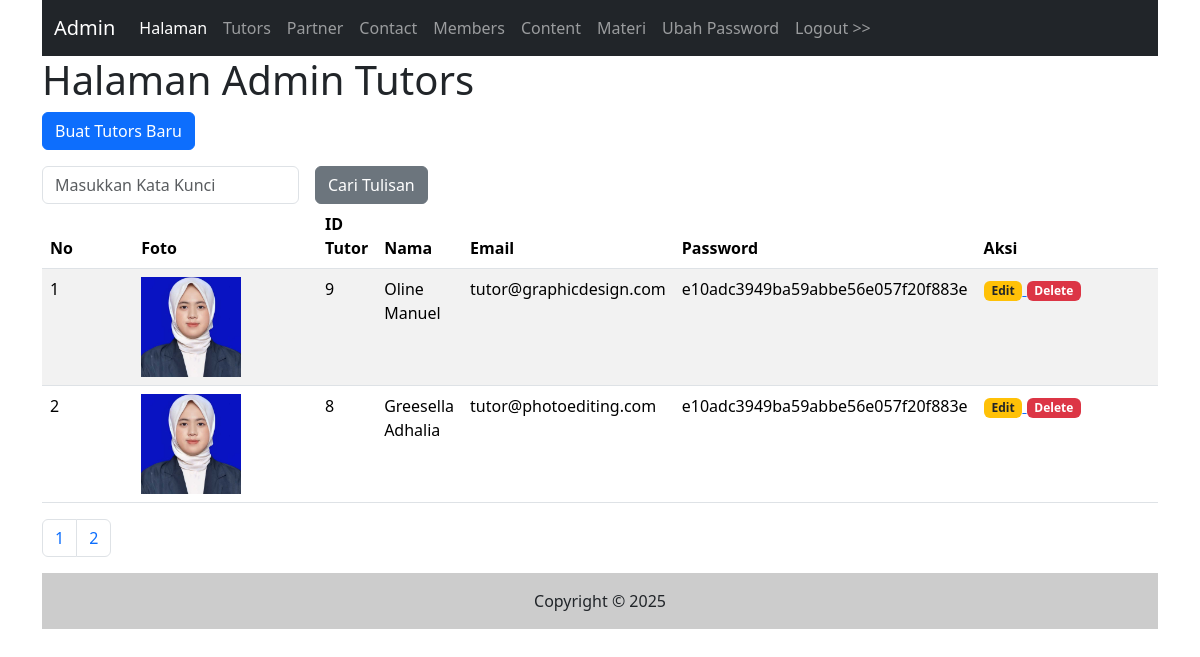
The page /admin/tutors.php (signed in) on the database its author committed.
### tables this page shows
CREATE TABLE `tutors` (
  `id` int(11) NOT NULL,
  `nama` varchar(225) NOT NULL,
  `email` varchar(225) NOT NULL,
  `password` text NOT NULL,
  `foto` varchar(225) NOT NULL,
  `isi` text NOT NULL,
  `tgl_isi` timestamp NOT NULL DEFAULT current_timestamp(),
  `status` enum('0','1') NOT NULL DEFAULT '1'
);

### inc/inc_fungsi.php (called while the page is built, shortened)
<?php
function tutors_foto($id){
    global $koneksi;
    $sql1 = "select * from tutors where id = '$id'";
    $q1   = mysqli_query($koneksi,$sql1);
    $r1   = mysqli_fetch_array($q1);
    $foto = $r1['foto'];
    if($foto){
        return $foto;
    }else{
        return 'tutors_default_picture.png';
    }
}

### admin/tutors.php (the view, shortened to what this page needs)
<?php include("inc_header.php") ?>
        <?php
        $katakunci = (isset ($_GET['katakunci']))? trim($_GET['katakunci']):"";
        ?>
        <h1>Halaman Admin Tutors</h1>
        <p>
            <a href="tutors_input.php">
                <input type="button" class="btn btn-primary" value="Buat Tutors Baru"/>
            </a>
        </p>
        <form class="row g-3" method="get" action="">
            <div class="col-auto">
                <input type="text" name="katakunci" class="form-control" placeholder="Masukkan Kata Kunci"
                value="<?php echo $katakunci ?>" oninput="if(this.value===''){ window.location='tutors.php'; }">
            </div>
            <div class="col-auto">
                <input type="submit" name="cari" value="Cari Tulisan" class="btn btn-secondary"/>
            </div>
        </form>
        <table class="table table-striped">
            <thead>
                <tr>
                    <th class="col-1">No</th>
                    <th class="col-2">Foto</th>
                    <th>ID Tutor</th>
                    <th>Nama</th>
                    <th>Email</th>
                    <th>Password</th>
                    <th class="col-2">Aksi</th>
                </tr>
            </thead>
            <tbody>
                <?php
                $sqltambahan = "";
                $per_halaman = 2;
                $sql1   = "select * from tutors $sqltambahan";
                $page   =  isset($_GET['page'])?(int)$_GET['page']:1;
                $mulai  =  ($page > 1) ? ($page * $per_halaman) - $per_halaman : 0;
                $q1     = mysqli_query($koneksi,$sql1);
                $total  = mysqli_num_rows($q1);
                $pages  = ceil($total / $per_halaman);
                $nomor  = $mulai + 1;
                $sql1   = $sql1." order by id desc limit $mulai,$per_halaman";
                $q1     = mysqli_query($koneksi,$sql1);
                while ($r1 = mysqli_fetch_array($q1)) {
                    ?>
                        <tr>
                            <td><?php echo $nomor++ ?></td>
                             <td><img src="../gambar/<?php echo tutors_foto($r1['id']) ?>" style="max-height:100px;max-width:100px"/></td>
                             <td><?php echo $r1['id'] ?></td>
                             <td><?php echo $r1['nama'] ?></td>
                             <td><?php echo $r1['email'] ?></td>
                            <td><?php echo $r1['password'] ?></td>
                             <td>
                                <a href="tutors_input.php?id=<?php echo $r1['id']?>">
                                <span class="badge bg-warning text-dark">Edit</span>
                                </a>
                                <a href="tutors.php?op=delete&id=<?php echo $r1['id'] ?>" onclick="return confirm('Apakah yakin ingin menghapus data?')">
                                <span class="badge text-bg-danger">Delete</span>
                            </a>
                            </td>
                        </tr>
                    <?php
                }
                ?>
            </tbody>
        </table>
        <nav aria-label="Page navigation example">
            <ul class="pagination">
                <?php
                $cari = isset($_GET['cari'])? $_GET['cari'] : "";
                    for($i=1; $i <= $pages; $i++){
                ?>
                <li class="page-item">
                        <a class="page-link" href="tutors.php?katakunci=<?php echo $katakunci ?>&cari= <?php echo $cari?>&page=<?php echo $i ?>"><?php echo $i ?></a>
                </li>
                <?php
                }
                ?>
            </ul>
        </nav>
        <?php include("inc_footer.php") ?>

### rows shown on the page
tutors: id+foto (picture), id "9", nama "Oline Manuel", email "tutor@graphicdesign.com", password "e10adc3949ba59abbe56e057f20f883e"
tutors: id+foto (picture), id "8", nama "Greesella Adhalia", email "tutor@photoediting.com", password "e10adc3949ba59abbe56e057f20f883e"
